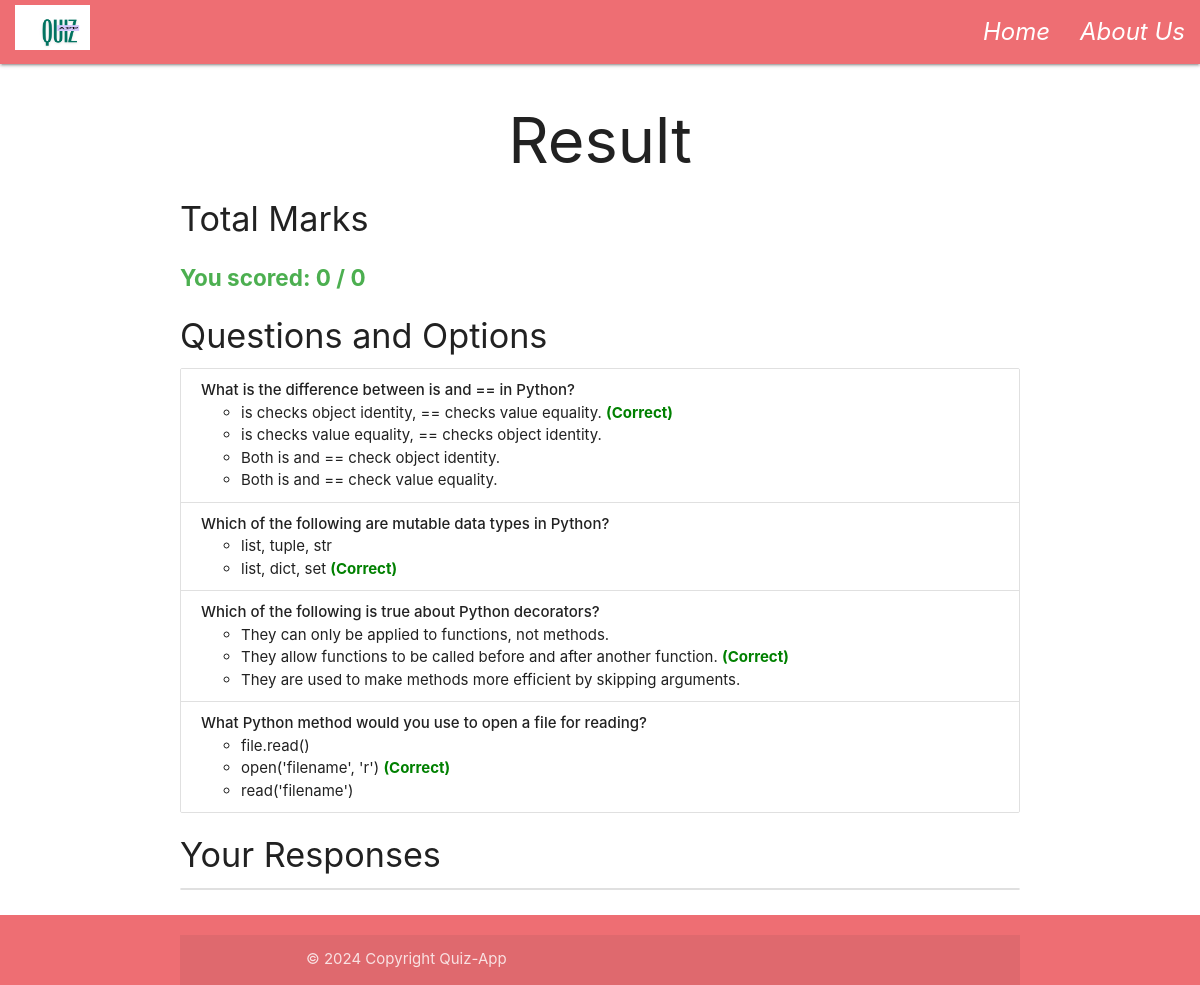
Page /results/1/ (signed in) on the committed database.
### home/models.py (models this page shows, shortened)
class questions(models.Model):
    QUESTION_CHOICES=(("Text","Text"),("BigText","BigText"),("Radio","Radio"),("Checkbox","Checkbox"))
    question=models.CharField(max_length=100)
    question_type=models.CharField(choices=QUESTION_CHOICES,max_length=50,default="Text")

class Options(models.Model):
    question=models.ForeignKey(questions,related_name="options",on_delete=models.CASCADE)
    option_name=models.CharField(max_length=100)
    is_correct = models.BooleanField(default=False)

### home/views.py (the view, shortened to what this page needs)
# urls.py: path('results/<id>/',results_view,name='result_view'),
def results_view(request, id):
    feedback = get_object_or_404(CustomerFeddback, id=id)
    session_key = request.session.session_key
    if not session_key:
        messages.error(request, "Session not found. Please participate in the survey first.")
        return redirect('index')
    questions = feedback.question.all()
    questions_data = []
    for question in questions:
        options = question.options.all()
        questions_data.append({
            "question_text": question.question,
            "options": [{"option_name": option.option_name, "is_correct": option.is_correct} for option in options]
        })
    user_responses = CustomerResponse.objects.filter(feedback=feedback, session_key=session_key)
    response_data = []
    total_score = 0
    return render(request, 'results.html', {
        "questions_data": questions_data,
        "response_data": response_data,
        "session_key": session_key,
        "total_score": total_score,
        "max_score": len(user_responses),
    })

### home/templates/results.html (shortened to what this page needs)
{% extends 'base.html' %}
{% block start %}
<div class="container">
    <h1 class="center-align">Result</h1>
    <div class="response-header">
        <div class="response-header">
        <h4>Total Marks</h4>
        <p class="score">You scored: {{ total_score }} / {{ max_score }}</p>
    </div>
        <h4>Questions and Options</h4>
        <ul class="collection">
            {% for question in questions_data %}
                <li class="collection-item">
                    <span class="title"><strong>{{ question.question_text }}</strong></span>
                    <ul class="browser-default">
                        {% for option in question.options %}
                            <li>
                                {{ option.option_name }}
                                {% if option.is_correct %}
                                    <span class="correct">(Correct)</span>
                                {% endif %}
                            </li>
                        {% endfor %}
                    </ul>
                </li>
            {% endfor %}
        </ul>
    </div>
    <div class="response-header">
        <h4>Your Responses</h4>
        <ul class="collection">
        </ul>
    </div>
</div>
{% endblock %}

### home/templates/results.html (style rules this page uses)
.correct { color: green; font-weight: bold; }
.response-header { margin-bottom: 20px; }
.score { font-size: 1.5rem; color: #4caf50; font-weight: bold; }

### rows in the picture
questions: question_text "What is the difference between is and == in Python?"
Options: option_name "is checks object identity, == checks value equality."
Options: option_name "is checks value equality, == checks object identity."
Options: option_name "Both is and == check object identity."
Options: option_name "Both is and == check value equality."
questions: question_text "Which of the following are mutable data types in Python?"
Options: option_name "list, tuple, str"
Options: option_name "list, dict, set"
questions: question_text "Which of the following is true about Python decorators?"
Options: option_name "They can only be applied to functions, not methods."
Options: option_name "They allow functions to be called before and after another function."
Options: option_name "They are used to make methods more efficient by skipping arguments."
questions: question_text "What Python method would you use to open a file for reading?"
Options: option_name "file.read()"
Options: option_name "open('filename', 'r')"
Options: option_name "read('filename')"

### other values in the picture
{{ total_score }} "0"
{{ max_score }} "0"
